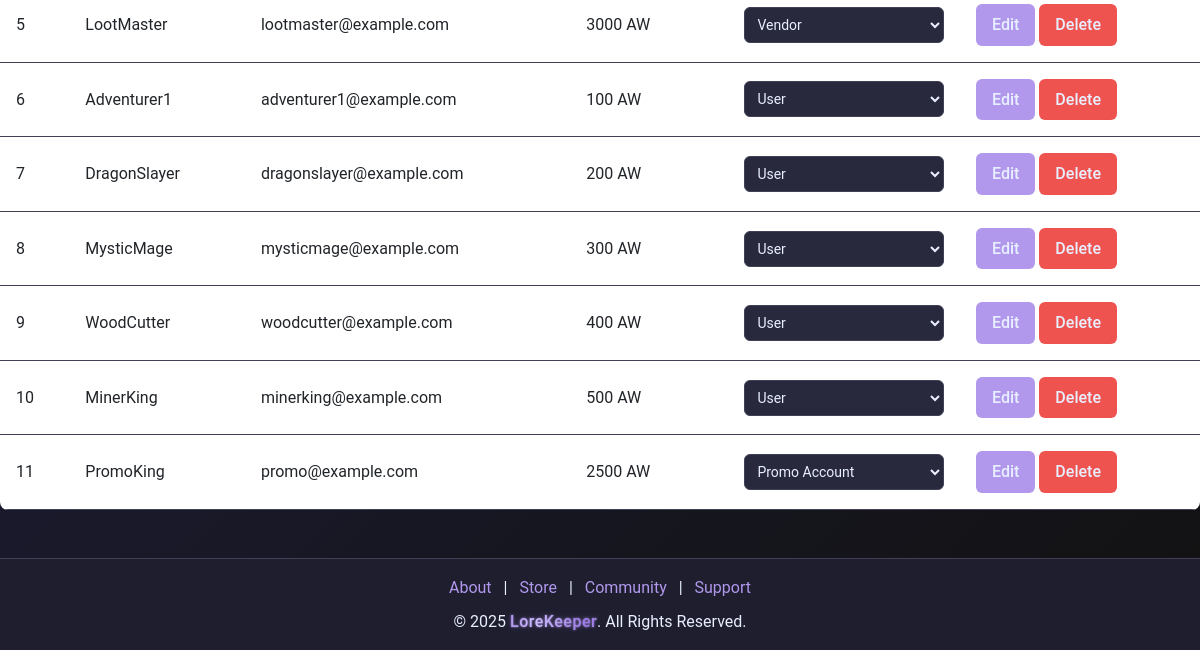
Page /admin (signed in, lower part) on the earlier database version.
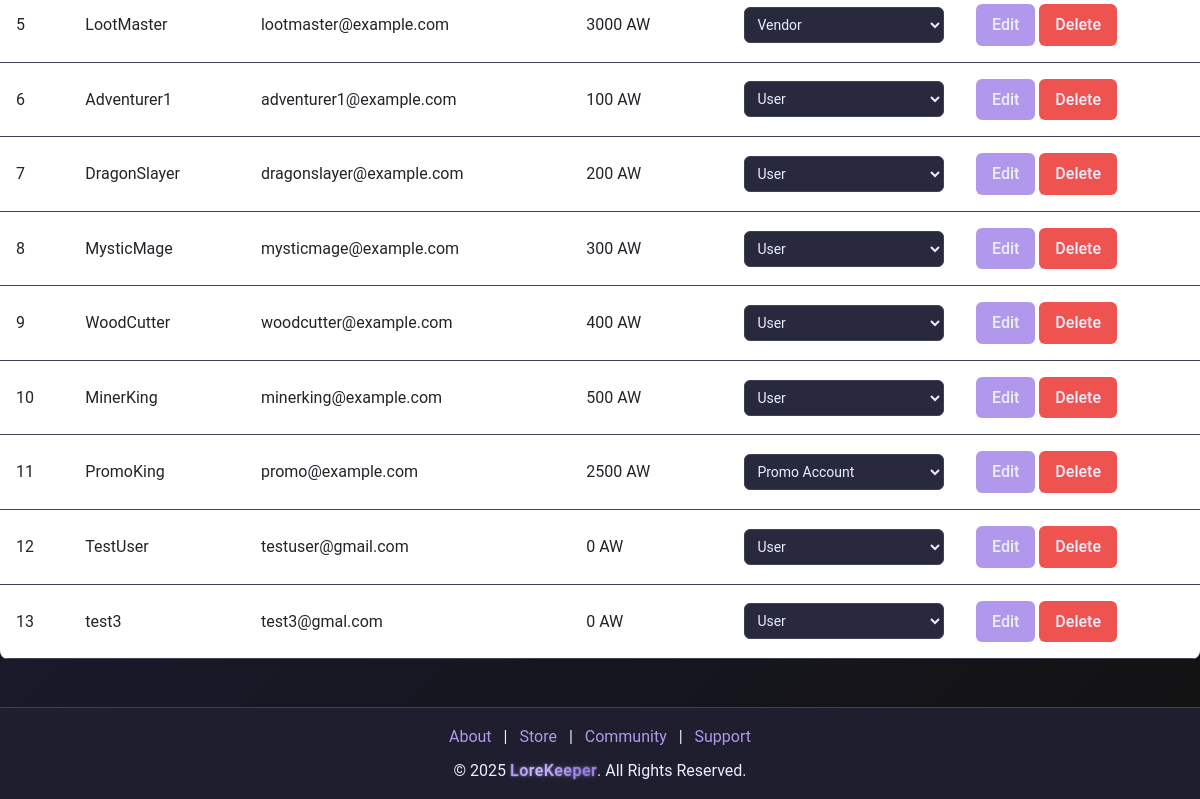
Same page on the later database version.
### models.py (models this page shows)
class User(db.Model):
    __tablename__ = "users"
    id = db.Column(db.Integer, primary_key=True)
    username = db.Column(db.String(64), nullable=False, index=True)
    email = db.Column(db.String(128), unique=True, nullable=False, index=True)
    password = db.Column(db.String(128), nullable=False)
    bio = db.Column(db.String(256), default="")
    privilege_id = db.Column(db.Integer, db.ForeignKey("privileges.id"), default=1)
    created_at = db.Column(db.DateTime, default=datetime.utcnow)
    status = db.Column(db.String(64), default="Active", index=True)
    balance = db.Column(db.Integer, default=0)
    pending_balance = db.Column(db.Integer, default=0)
    purchases = db.relationship(
        "Purchase", back_populates="user", lazy=True, cascade="all, delete-orphan"
    )
    subscription = db.relationship(
        "Subscription", back_populates="user", lazy=True, cascade="all, delete-orphan"
    )
    received_transactions = db.relationship(
        "Receipt", foreign_keys="Receipt.receiver_id", back_populates="receiver"
    )
    tickets = db.relationship("SupportTicket", back_populates="user")
    responses = db.relationship("SupportTicketResponse", back_populates="responder")
    balance_logs = db.relationship("TransactionLog", back_populates="user")
    game_states = db.relationship("GameState", back_populates="user")
    grindstone_items = db.relationship("GrindStoneItem", back_populates="user")
    community_posts = db.relationship("CommunityPost", back_populates="creator")
    community_replies = db.relationship("CommunityReply", back_populates="creator")

class Privilege(db.Model):
    __tablename__ = "privileges"
    id = db.Column(db.Integer, primary_key=True)
    name = db.Column(db.String(64), nullable=False, unique=True)
    description = db.Column(db.String(256))

### app.py (the view, shortened to what this page needs)
@app.route("/admin", methods=["GET", "POST"])
@admin_required
def admin_dashboard():
    if session.get("privilege_id") != 999:
        flash("Access denied! Admins only.", "danger")
        return redirect(url_for("home"))
    users = User.query.all()
    privileges = Privilege.query.all()
    return render_template("admin.html", users=users, privileges=privileges)

### app.py (called while the page is built)
@app.after_request
def add_header(response):
    response.headers["Cache-Control"] = "no-store"
    return response

@app.before_request
def before_request():
    try:
        if session.get("user_id"):
            session.permanent = True
        else:
            getCookie()
    except Exception:
        session.clear()

### wrapers.py (called while the page is built)
def admin_required(f):
    @wraps(f)
    def decorated_function(*args, **kwargs):
        if not session.get("user_id"):
            flash("You must be logged in to access this page", "warning")
            return redirect(url_for("login"))
        if session.get("privilege_id") != 999:
            flash("Admin access required for this page", "warning")
            return redirect(url_for("home"))
        return f(*args, **kwargs)
    return decorated_function

### templates/admin.html (shortened to what this page needs)
{% extends "nav_footer_template.html" %}
{% block content %}
<div class="container mt-5 admin-dashboard">
    <div class="tab-content" id="adminTabContent">
        <div class="tab-pane fade show active" id="users" role="tabpanel">
            <div class="table-responsive">
                <table class="table admin-table">
                    <tbody>
                        {% for user in users %}
                        <tr>
                            <td>{{ user.id }}</td>
                            <td>{{ user.username }}</td>
                            <td>{{ user.email }}</td>
                            <td>{{ user.balance }} AW</td>
                            <td>
                                <select class="privilege-select" data-user-id="{{ user.id }}">
                                    {% for privilege in privileges %}
                                    <option value="{{ privilege.id }}" {% if privilege.id == user.privilege_id %}selected{% endif %}>
                                        {{ privilege.name }}
                                    </option>
                                    {% endfor %}
                                </select>
                            </td>
                            <td>
                                <button class="admin-btn admin-btn-primary edit-user" data-bs-toggle="modal"
                                        data-bs-target="#editUserModal" data-user-id="{{ user.id }}">
                                    Edit
                                </button>
                                <form method="POST" action="{{ url_for('delete_user', user_id=user.id) }}" class="d-inline">
                                    <button type="submit" class="admin-btn admin-btn-danger">Delete</button>
                                </form>
                            </td>
                        </tr>
                        {% endfor %}
                    </tbody>
                </table>
            </div>
        </div>
    </div>
</div>
{% endblock %}

### templates/nav_footer_template.html (shortened to what this page needs)
<!doctype html>
<html lang="en">
  <head>
    <link
      href="https://cdn.jsdelivr.net/npm/bootstrap@5.3.0-alpha3/dist/css/bootstrap.min.css"
      rel="stylesheet"
    />
    <link
      rel="stylesheet"
      href="https://cdnjs.cloudflare.com/ajax/libs/font-awesome/6.0.0/css/all.min.css"
    />
    <link
      href="{{ url_for('static', filename='css/style.css') }}"
      rel="stylesheet"
    />
  </head>
  <body>
    <div class="content-wrapper">{% block content %}{% endblock %}</div>
    <footer class="text-center text-light py-3">
      <div class="container">
        <div class="footer-links mb-2">
          <a href="/about" class="mx-2">About</a> |
          <a href="/store" class="mx-2">Store</a> |
          <a href="/community" class="mx-2">Community</a> |
          <a href="/support" class="mx-2">Support</a>
        </div>
        <p class="mb-0">
          © 2025 <span class="glow">LoreKeeper</span>. All Rights Reserved.
        </p>
      </div>
    </footer>
  </body>
</html>

### static/css/style.css (style rules this page uses)
:root { --background-color: #121212; --text-color: #E8EFFF; --text-muted: #a1a1b1; --accent-color: #b198ed; --card-background: #1e1e2f; --input-background: #29293d; --input-border: #404056; --btn-hover: #9b84d6; --store-btn-color: #ff7043; --store-btn-hover: #ff5722; --card-shadow: rgba(0, 0, 0, 0.5); --section-padding: 60px; --element-spacing: 20px; --accent-rgb: 177, 152, 237; --store-bg: #0d0d15; --store-card-bg: #1a1a2a; --store-accent: #b198ed; --store-text: #e8efff; --store-muted: #a1a1b1; --store-border: #2a2a40; --store-hover: #9b84d6; --basic-color: #5f9dff; --premium-color: #66bb6a; --ultimate-color: #ef5350; --primary-accent: #8a5cf7; --primary-light: #b198ed; --primary-dark: #6c40e0; --secondary-accent: #ff7043; --secondary-light: #ff9e80; --secondary-dark: #e64a19; --text-light: #e8efff; --card-bg: rgba(30, 30, 47, 0.95); --card-bg-hover: rgba(43, 43, 70, 0.95); --dark-bg: #121219; --border-color: rgba(255, 255, 255, 0.1); --success: #66bb6a; --danger: #ef5350; --warning: #ffa726; --info: #29b6f6; }
body { margin: 0; padding: 0; font-family: 'Roboto', sans-serif; background: linear-gradient(135deg, #121212, #1a1a2e, #121212); background-size: cover; background-repeat: no-repeat; background-attachment: fixed; color: var(--text-color); line-height: 1.6; display: flex; flex-direction: column; min-height: 100vh; overflow-x: hidden; -webkit-font-smoothing: antialiased; -moz-osx-font-smoothing: grayscale; text-rendering: optimizeLegibility; }
.content-wrapper { flex: 1 0 auto; display: flex; flex-direction: column; width: 100%; }
.glow, .glow-purple { position: relative; color: transparent !important; background: linear-gradient( 90deg, var(--accent-color) 0%, #d4c5ff 40%, var(--accent-color) 80% ); background-size: 200% auto; background-clip: text; -webkit-background-clip: text; -webkit-text-fill-color: transparent; text-decoration: none; animation: unifiedGlow 4s infinite linear; font-weight: 600; filter: drop-shadow(0 0 1px rgba(177, 152, 237, 0.3)); }
.text-light { color: var(--text-color) !important; }
footer { background-color: var(--card-background) !important; color: var(--text-muted); padding: 20px 0; text-align: center; border-top: 1px solid var(--input-border); margin-top: auto; flex-shrink: 0; width: 100%; }
footer a { color: var(--accent-color) !important; text-decoration: none; }
.text-center { text-align: center; }
.container { width: 100%; max-width: 1200px; margin: 0 auto; padding: 0 15px; box-sizing: border-box; }
.glow { position: relative; color: transparent !important; background: linear-gradient( 90deg, var(--accent-color) 0%, #d4c5ff 15%, var(--accent-color) 30%, #9670e5 45%, var(--accent-color) 55%, #d4c5ff 70%, var(--accent-color) 85%, #9670e5 100% ); background-size: 200% auto; background-clip: text; -webkit-background-clip: text; -webkit-text-fill-color: transparent; text-decoration: none; animation: shiftGlow 6s infinite linear; font-weight: 500; letter-spacing: 0.5px; filter: drop-shadow(0 0 1px rgba(177, 152, 237, 0.5)) drop-shadow(0 0 3px rgba(177, 152, 237, 0.2)); text-shadow: 0 0 2px rgba(177, 152, 237, 0.3); }
.admin-dashboard { padding: 2rem 0; }
.admin-table { width: 100%; background-color: var(--card-background); color: var(--text-color); border-radius: 8px; overflow: hidden; margin-top: 1rem; }
.admin-table td { padding: 1rem; vertical-align: middle; border-bottom: 1px solid var(--input-border); }
.admin-table tbody tr { transition: background-color 0.3s ease; }
.admin-btn { padding: 0.5rem 1rem; border-radius: 6px; font-weight: 500; transition: all 0.3s ease; border: none; color: var(--text-color); }
.admin-btn-primary { background-color: var(--accent-color); }
.admin-btn-danger { background-color: var(--danger); }
.privilege-select { background-color: var(--input-background); color: var(--text-color); border: 1px solid var(--input-border); border-radius: 6px; padding: 0.5rem; font-size: 0.875rem; width: 100%; }
a, button, .btn, .nav-link, .form-control { transition: all 0.25s ease-in-out; }

Differences in the rows shown:
added User: id "12", username "TestUser", email "testuser@gmail.com", balance "0", privilege+id "User"
added User: id "13", username "test3", email "test3@gmal.com", balance "0", privilege+id "User"
